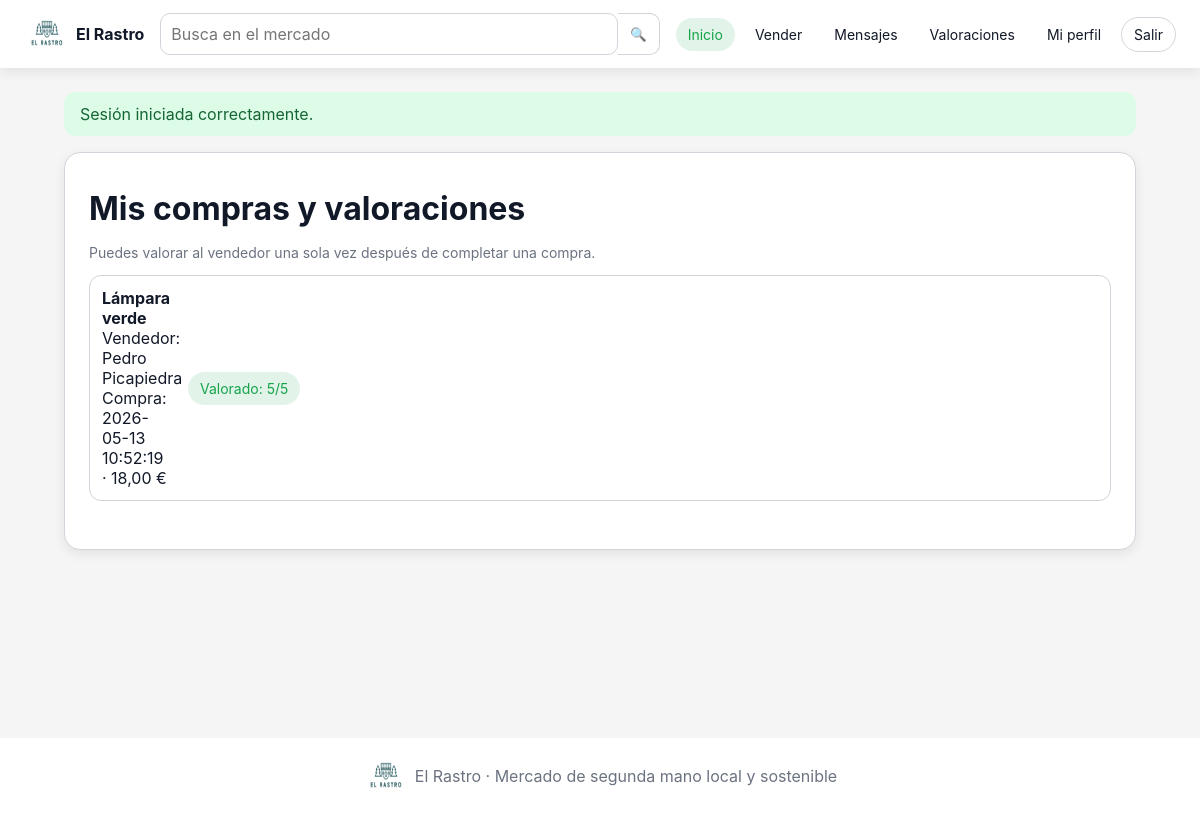
Screenshot of /public/index.php?url=valoracion/index (signed in) with the database file from the repository.
### tables this page shows
CREATE TABLE Compra (
    id_compra INT AUTO_INCREMENT PRIMARY KEY,
    fecha TIMESTAMP DEFAULT CURRENT_TIMESTAMP,
    estado VARCHAR(50) NOT NULL DEFAULT 'pagado',
    metodo_pago VARCHAR(50) NOT NULL,
    id_comprador INT NOT NULL,
    id_producto INT NOT NULL UNIQUE,
    CONSTRAINT fk_compra_usuario FOREIGN KEY (id_comprador) REFERENCES Usuario(id_usuario),
    CONSTRAINT fk_compra_producto FOREIGN KEY (id_producto) REFERENCES Producto(id_producto),
    CONSTRAINT chk_compra_estado CHECK (estado IN ('pagado', 'fallido'))
);

CREATE TABLE Producto (
    id_producto INT AUTO_INCREMENT PRIMARY KEY,
    titulo VARCHAR(150) NOT NULL,
    descripcion TEXT NOT NULL,
    precio DECIMAL(10,2) NOT NULL,
    categoria VARCHAR(50) NOT NULL,
    estado_producto VARCHAR(50) NOT NULL,
    estado VARCHAR(50) NOT NULL DEFAULT 'disponible',
    fecha_publicacion TIMESTAMP DEFAULT CURRENT_TIMESTAMP,
    id_usuario INT NOT NULL,
    CONSTRAINT fk_producto_usuario FOREIGN KEY (id_usuario) REFERENCES Usuario(id_usuario),
    CONSTRAINT chk_producto_precio CHECK (precio > 0),
    CONSTRAINT chk_producto_categoria CHECK (categoria IN ('Electrónica', 'Moda', 'Hogar', 'Deportes', 'Otros')),
    CONSTRAINT chk_producto_estado_producto CHECK (estado_producto IN ('Nuevo', 'Como nuevo', 'Usado', 'Reacondicionado')),
    CONSTRAINT chk_producto_estado CHECK (estado IN ('disponible', 'vendido', 'eliminado'))
);

CREATE TABLE Usuario (
    id_usuario INT AUTO_INCREMENT PRIMARY KEY,
    nombre VARCHAR(100) NOT NULL,
    email VARCHAR(150) NOT NULL UNIQUE,
    contrasena VARCHAR(255) NOT NULL,
    direccion VARCHAR(255),
    metodo_pago VARCHAR(50),
    fecha_registro TIMESTAMP DEFAULT CURRENT_TIMESTAMP,
    tipo VARCHAR(20) NOT NULL DEFAULT 'usuario',
    activo TINYINT(1) NOT NULL DEFAULT 1,
    CONSTRAINT chk_usuario_tipo CHECK (tipo IN ('administrador', 'usuario'))
);

CREATE TABLE Valoracion (
    id_valoracion INT AUTO_INCREMENT PRIMARY KEY,
    puntuacion INT NOT NULL,
    comentario TEXT,
    fecha TIMESTAMP DEFAULT CURRENT_TIMESTAMP,
    id_emisor INT NOT NULL,
    id_receptor INT NOT NULL,
    id_compra INT NOT NULL UNIQUE,
    CONSTRAINT fk_valoracion_emisor FOREIGN KEY (id_emisor) REFERENCES Usuario(id_usuario),
    CONSTRAINT fk_valoracion_receptor FOREIGN KEY (id_receptor) REFERENCES Usuario(id_usuario),
    CONSTRAINT fk_valoracion_compra FOREIGN KEY (id_compra) REFERENCES Compra(id_compra),
    CONSTRAINT chk_valoracion_puntuacion CHECK (puntuacion BETWEEN 1 AND 5)
);

### app/core/Controller.php (called while the page is built, shortened)
<?php
abstract class Controller
{
    protected function view($view, $data = []) {
        extract($data, EXTR_SKIP);
        require APP_PATH . '/views/layouts/header.php';
        require APP_PATH . '/views/' . $view . '.php';
        require APP_PATH . '/views/layouts/footer.php';
    }
}

### app/controllers/ValoracionController.php (called while the page is built, shortened)
<?php
class ValoracionController extends Controller
{
    public function index() {
        $compras = (new Compra())->porComprador((int)$_SESSION['usuario']['id_usuario']);
        $this->view('valoraciones/index', [
            'compras'=>$compras,
            'titulo'=>'Mis valoraciones'
        ]);
    }
}

### app/core/Router.php (called while the page is built, shortened)
<?php
class Router
{
    public function dispatch()
    {
        $url = isset($_GET['url']) ? $_GET['url'] : 'producto/index';
        $trozos = explode('/', trim($url, '/'));
        $metodo = isset($trozos[1]) ? $trozos[1] : 'index';
        $parametros = array_slice($trozos, 2);
        $controlador = new $nombreControlador();
        call_user_func_array([$controlador, $metodo], $parametros);
    }
}

### public/index.php (called while the page is built, shortened)
<?php
require_once APP_PATH . '/core/Database.php';
require_once APP_PATH . '/core/Controller.php';
require_once APP_PATH . '/core/Router.php';
spl_autoload_register(function ($class) {
    foreach ([APP_PATH . '/models/', APP_PATH . '/controllers/', APP_PATH . '/core/'] as $dir) {
        $file = $dir . $class . '.php';
        if (file_exists($file)) {
            return;
        }
    }
});
$router = new Router();
$router->dispatch();

### app/core/Database.php (called while the page is built)
<?php
class Database
{
    private static $conexion = null;
    public static function getConnection()
    {
        if (self::$conexion == null) {
            $dsn = 'mysql:host=' . DB_HOST . ';dbname=' . DB_NAME . ';charset=' . DB_CHARSET;
            self::$conexion = new PDO($dsn, DB_USER, DB_PASS);
            self::$conexion->setAttribute(PDO::ATTR_ERRMODE, PDO::ERRMODE_EXCEPTION);
            self::$conexion->setAttribute(PDO::ATTR_DEFAULT_FETCH_MODE, PDO::FETCH_ASSOC);
        }
        return self::$conexion;
    }
}

### app/models/Compra.php (called while the page is built, shortened)
<?php
class Compra
{
    private $db;
    public function __construct() {
        $this->db = Database::getConnection();
    }
    public function porComprador($idComprador) {
        $sql = 'SELECT c.*, p.titulo, p.precio, p.id_usuario AS id_vendedor, u.nombre AS vendedor,
                       v.id_valoracion, v.puntuacion, v.comentario
                FROM Compra c
                INNER JOIN Producto p ON p.id_producto = c.id_producto
                INNER JOIN Usuario u ON u.id_usuario = p.id_usuario
                LEFT JOIN Valoracion v ON v.id_compra = c.id_compra
                WHERE c.id_comprador=:id
                ORDER BY c.fecha DESC';
        $stmt = $this->db->prepare($sql);
        $stmt->execute([':id'=>$idComprador]);
        return $stmt->fetchAll();
    }
}

### app/views/valoraciones/index.php (the view, shortened to what this page needs)
<section class="card profile">
    <h1>Mis compras y valoraciones</h1>
    <p class="muted">Puedes valorar al vendedor una sola vez después de completar una compra.</p>
    <div class="profile-products">
        <?php foreach ($compras as $compra): ?>
            <article class="profile-product rating-row">
                <div>
                    <strong><?= htmlspecialchars($compra['titulo']) ?></strong>
                    <span>Vendedor: <?= htmlspecialchars($compra['vendedor']) ?></span>
                    <span>Compra: <?= htmlspecialchars($compra['fecha']) ?> · <?= number_format((float)$compra['precio'], 2, ',', '.') ?> €</span>
                </div>
                <div class="row-actions">
                    <?php if (empty($compra['id_valoracion'])): ?>
                        <a class="btn primary small" href="<?= app_url('valoracion/crear/' . (int)$compra['id_compra']) ?>">Valorar vendedor</a>
                    <?php else: ?>
                        <span class="badge success">Valorado: <?= (int)$compra['puntuacion'] ?>/5</span>
                    <?php endif; ?>
                </div>
            </article>
        <?php endforeach; ?>
    </div>
</section>

### public/assets/css/estilo.css (style rules this page uses)
:root { --green: #16A34A; --green-dark: #0F3D2E; --bg: #F5F5F5; --gray: #D1D5DB; --text-muted: #6B7280; --text: #111827; --error: #DC2626; --warning: #F59E0B; --shadow: 0 4px 12px rgba(0,0,0,0.08); --radius: 12px; --radius-lg: 16px; }
* { box-sizing: border-box; }
body { margin: 0; font-family: Inter, Poppins, Roboto, Arial, sans-serif; background: var(--bg); color: var(--text); font-size: 16px; }
h1 { font-size: clamp(28px, 4vw, 32px); margin: 12px 0 16px; font-weight: 700; }
.muted { color: var(--text-muted); font-size: 14px; }
.card { background: #fff; border: 1px solid var(--gray); border-radius: var(--radius-lg); box-shadow: var(--shadow); padding: 24px; }
.badge { display: inline-block; padding: 8px 12px; border-radius: 20px; font-size: 14px; }
.badge.success { background: rgba(22,163,74,.12); color: var(--green); }
.rating-row { align-items: center; }
.profile-products { display: grid; gap: 12px; margin-bottom: 24px; }
.profile-product { display: grid; grid-template-columns: 70px 1fr auto; align-items: center; gap: 16px; border: 1px solid var(--gray); border-radius: var(--radius); padding: 12px; }
.row-actions { display: flex; gap: 8px; }

### rows the page displays
compra: id_producto.titulo "Lámpara verde", usuario.nombre "Pedro Picapiedra", fecha "2026-05-13 10:52:19", id_producto.precio "18,00", valoracion.puntuacion "5"

### other values shown
$_SESSION['exito'] "Sesión iniciada correctamente."
